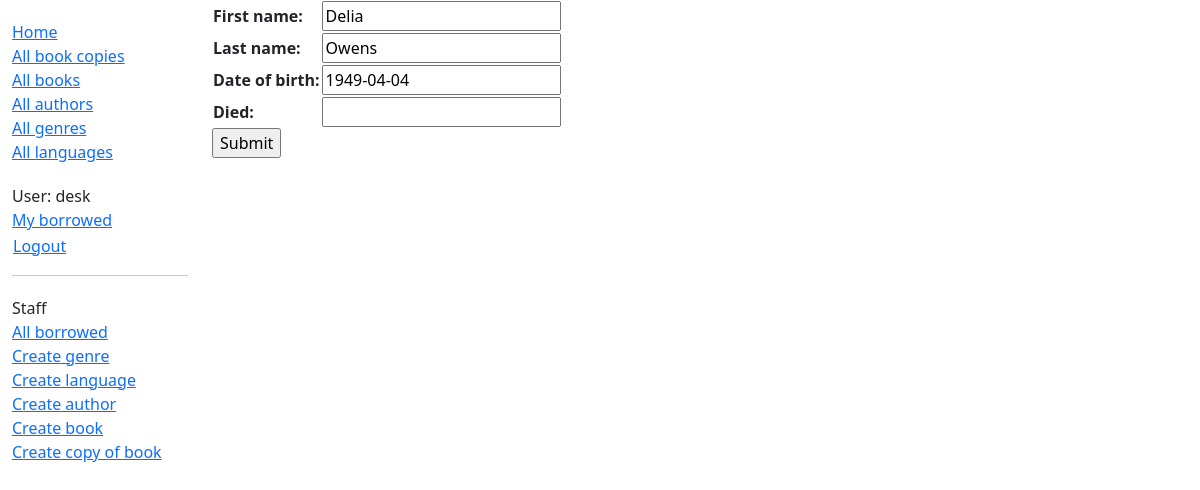
The page /catalog/author/2/update/ (signed in) on the database its author committed.
### catalog/models.py (models this page shows, shortened)
class Author(models.Model):
    first_name = models.CharField(max_length=100)
    last_name = models.CharField(max_length=100)
    date_of_birth = models.DateField(null=True, blank=True)
    date_of_death = models.DateField('died', null=True, blank=True)
    class Meta:
        ordering = ['last_name', 'first_name']

### catalog/views.py (the view)
# urls.py: path('author/<int:pk>/update/', views.AuthorUpdate.as_view(), name='author-update'),
class AuthorUpdate(PermissionRequiredMixin, UpdateView):
    model = Author
    fields = '__all__'
    permission_required = 'catalog.change_author'

### catalog/templates/catalog/author_form.html (shortened to what this page needs)
{% extends "base_generic.html" %}
{% block content %}
<form action="" method="post">
    <table>
    {{ form.as_table }}
    </table>
    <input type="submit" value="Submit">
</form>
{% endblock %}

### catalog/templates/base_generic.html (shortened to what this page needs)
<!DOCTYPE html>
<html lang="en">
<head>
  <link href="https://cdn.jsdelivr.net/npm/bootstrap@5.3.3/dist/css/bootstrap.min.css" rel="stylesheet">
  {% load static %}
  <link rel="stylesheet" href="{% static 'css/styles.css' %}">
</head>
<body>
<div class="container-fluid">
<div class="row">
  <div class="col-sm-2">
  {% block sidebar %}
  <ul class="sidebar-nav">
    <li><a href="{% url 'index' %}">Home</a></li>
    <li><a href="{% url 'bookinstances' %}">All book copies</a></li>
    <li><a href="{% url 'books' %}">All books</a></li>
    <li><a href="{% url 'authors' %}">All authors</a></li>
    <li><a href="{% url 'genres' %}">All genres</a></li>
    <li><a href="{% url 'languages' %}">All languages</a></li>
  </ul>
  <ul class="sidebar-nav">
   {% if user.is_authenticated %}
     <li>User: {{ user.get_username }}</li>
     <li><a href="{% url 'my-borrowed' %}">My borrowed</a></li>
     <li>
       <form id="logout-form" method="post" action="{% url 'logout' %}">
         <button type="submit" class="btn btn-link">Logout</button>
       </form>
    </li>
   {% else %}
     <li><a href="{% url 'login'%}?next={{request.path}}">Login</a></li>
   {% endif %}
  </ul>
   {% if user.is_staff %}
   <hr>
   <ul class="sidebar-nav">
   <li>Staff</li>
   <li><a href="{% url 'all-borrowed' %}">All borrowed</a></li>
   {% if perms.catalog.add_genre %}
     <li><a href="{% url 'genre-create' %}">Create genre</a></li>
   {% endif %}
   {% if perms.catalog.add_language %}
     <li><a href="{% url 'language-create' %}">Create language</a></li>
   {% endif %}
   {% if perms.catalog.add_author %}
     <li><a href="{% url 'author-create' %}">Create author</a></li>
   {% endif %}
   {% if perms.catalog.add_book %}
     <li><a href="{% url 'book-create' %}">Create book</a></li>
   {% endif %}
   {% if perms.catalog.add_bookinstance %}
     <li><a href="{% url 'bookinstance-create' %}">Create copy of book</a></li>
   {% endif %}
   </ul>
   {% endif %}
{% endblock %}
  </div>
  <div class="col-sm-10 ">
  {% block content %}{% endblock %}
  </div>
</div>
</div>
</body>
</html>

### catalog/static/css/styles.css (style rules this page uses)
.sidebar-nav { margin-top: 20px; padding: 0; list-style: none; }
#logout-form { display: inline; }
#logout-form button { padding: 0; margin: 0; }

### rows shown on the page
Author: first_name "Delia", last_name "Owens", date_of_birth "1949-04-04"

### other values the page prints
{{ user.get_username }} "desk"
